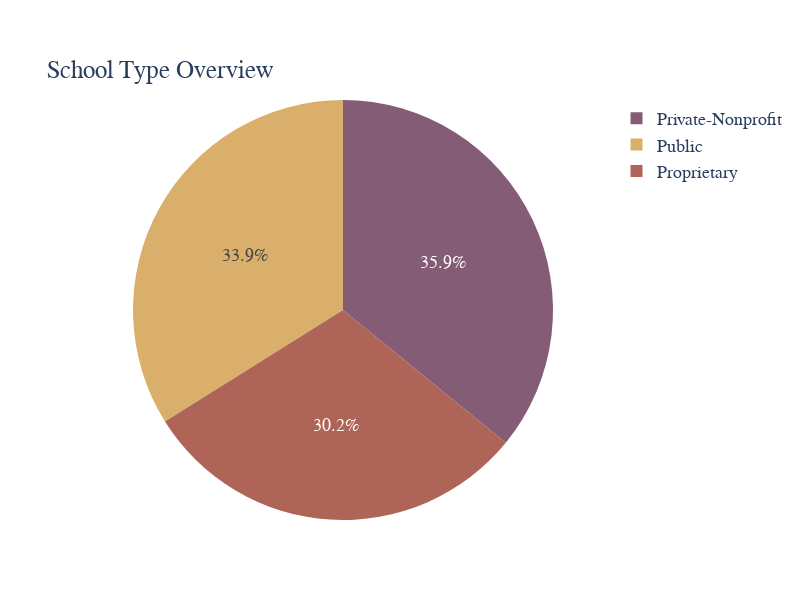

Here is the notebook cell this chart was saved with:
### Code cell
fi= px.pie(sec_df['School Type'], names='School Type',
             height=600, width=800, 
             title='School Type Overview',color_discrete_sequence=px.colors.qualitative.Antique)
fi.update_layout(font=dict(size=18,family="Courier New, bold"),title={'y':0.9,
        'x':0.2,'xanchor': 'center',
        'yanchor': 'top'})

fi.show()

### Figure 1 — Plotly figure (JSON) as saved in the notebook; plotly's stock layout.template omitted (floating-point values rounded to 4 significant figures; data arrays with more than 128 entries replaced by an {"elided": "..."} marker saying what was removed)
{"data": [{"domain": {"x": [0, 1], "y": [0, 1]}, "hovertemplate": "School Type=%{label}<extra></extra>", "labels": {"elided": "34971 str values"}, "legendgroup": "", "name": "", "showlegend": true, "type": "pie"}], "layout": {"font": {"family": "Courier New, bold", "size": 18}, "height": 600, "legend": {"tracegroupgap": 0}, "piecolorway": ["rgb(133, 92, 117)", "rgb(217, 175, 107)", "rgb(175, 100, 88)", "rgb(115, 111, 76)", "rgb(82, 106, 131)", "rgb(98, 83, 119)", "rgb(104, 133, 92)", "rgb(156, 156, 94)", "rgb(160, 97, 119)", "rgb(140, 120, 93)", "rgb(124, 124, 124)"], "title": {"text": "School Type Overview", "x": 0.2, "xanchor": "center", "y": 0.9, "yanchor": "top"}, "width": 800}}
